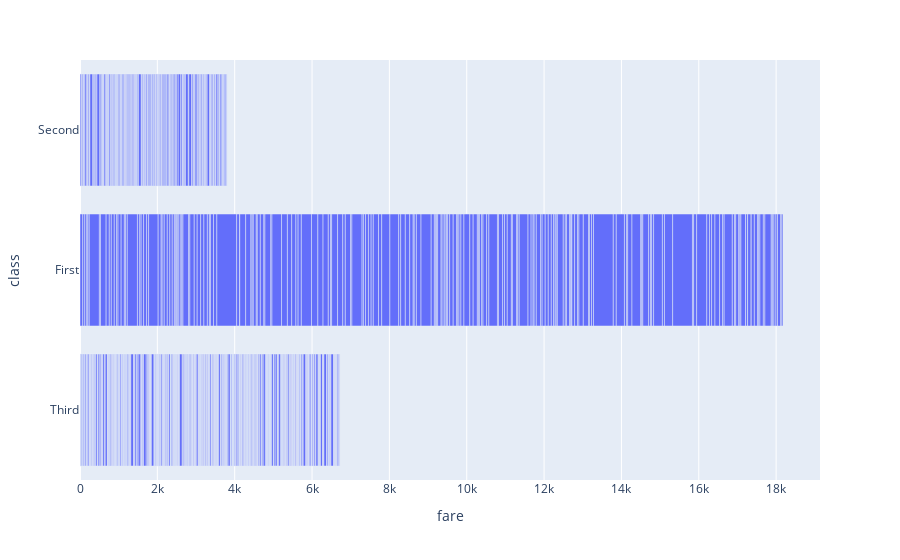

The code cell stored with this chart in its notebook:
### Markdown cell above
###### 2. Write a Python program to display a horizontal bar chart of the fare of class.

### Code cell
### code here
fig = px.bar(df,x="fare",y="class")
fig.show()

### Figure 1 — Plotly figure (JSON) as saved in the notebook; plotly's stock layout.template omitted (floating-point values rounded to 4 significant figures; data arrays with more than 128 entries replaced by an {"elided": "..."} marker saying what was removed)
{"data": [{"alignmentgroup": "True", "hovertemplate": "fare=%{x}<br>class=%{y}<extra></extra>", "legendgroup": "", "marker": {"color": "#636efa", "pattern": {"shape": ""}}, "name": "", "offsetgroup": "", "orientation": "h", "showlegend": false, "textposition": "auto", "type": "bar", "x": {"elided": "891 float values"}, "xaxis": "x", "y": {"elided": "891 str values"}, "yaxis": "y"}], "layout": {"barmode": "relative", "legend": {"tracegroupgap": 0}, "margin": {"t": 60}, "xaxis": {"anchor": "y", "domain": [0, 1], "title": {"text": "fare"}}, "yaxis": {"anchor": "x", "domain": [0, 1], "title": {"text": "class"}}}}
